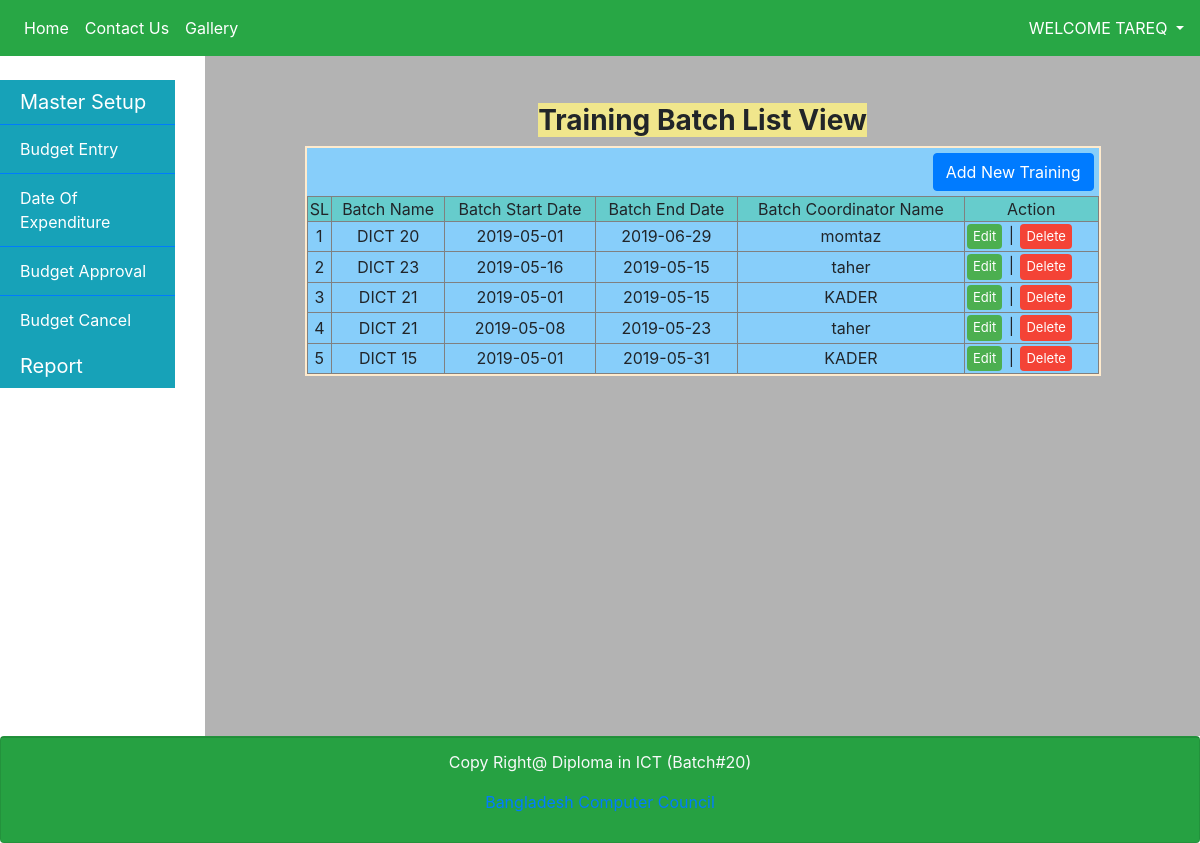
Page /training_batch_list_view.php (signed in) on the committed database.
### tables this page shows
CREATE TABLE `training` (
  `training_id` int(11) NOT NULL,
  `expense_type` varchar(32) NOT NULL,
  `training_start_date` varchar(32) NOT NULL,
  `training_end_date` varchar(32) NOT NULL,
  `training_coordinator_name` varchar(32) NOT NULL
);

### training_batch_list_view.php (the view, shortened to what this page needs)
<!DOCTYPE html>
<html lang="en">
<head>
    <link href="css/bootstrap.css" rel="stylesheet">
    <link rel="stylesheet" href="css/jquery-ui.css">
</head>
<?php
include("function.php");
include("navbar.php");
?>
<?php
include("sidebar.php");
?>
<body>
<div class="col-sm-10">
    <div class="well" style=" background-color:#b3b3b3;height:680px;"></br>
        <br>
        <h3 class="text-center text-black"><b style="background-color:#F0E68C">Training Batch List View</b></h3>
        <div class="sub-catagory" style= " background-color:#87CEFA; margin-left:10%; margin-right:10%;  border: 2px solid blanchedalmond;">
            <div class="row">
                <div class="col-sm-12">
                    <div class="right-button">
                        <a href='training_batch_dept.php' class='btn btn-primary'>Add New Training</a>
                    </div>
                </div>
            </div>
            <?php
            $sql = "SELECT * FROM training";
            $rec = $conn->query($sql);
            echo "<table border='1' style='width:100%' cellpadding='0' cellspacing='0' align='center'>";
            echo "<thead>";
            echo "<tr style='background-color:#66CCCC'>
							<td align='center'>SL</td>
							<td align='center'>Batch Name</td>
							<td align='center'>Batch Start Date</td>
							<td align='center'>Batch End Date</td>
							<td align='center'>Batch Coordinator Name</td>
							<td align='center'>Action</td>
						</tr>";
            echo "</thead>";
            echo "<tbody style='height:20px; overflow-y:scroll'>";
            $i=0;
            while($row = mysqli_fetch_array($rec))
            {
                $i++;
                $expense_type = $row['expense_type'];
                $training_start_date = $row['training_start_date'];
                $training_end_date = $row['training_end_date'];
                $training_coordinator_name = $row['training_coordinator_name'];
                $training_id = $row['training_id'];
                echo "<tr>
							<td align='center'>$i</td>
							<td align='center'>$expense_type</td>
							<td align='center'>$training_start_date</td>
							<td align='center'>$training_end_date</td>
							<td align='center'>$training_coordinator_name</td>
							<td>
								<a href='edit_training.php?training_id=$training_id' class='button1'>Edit</a> |
								<a href='$_SERVER[SCRIPT_NAME]?training_id=$training_id' class='button2' onClick=\"return confirm('Are you sure?')\">Delete</a>
							</td>
						</tr>";
            }
            echo "</tbody>";
            echo "</table>";
            ?>
        </div>
    </div>
</div>
<div class="card text-center  bg-success">
    <div class="card-footer text-light">
        <p class="ft">Copy Right@ Diploma in ICT (Batch#20)</p>
        <p class="ft"><a href="https://www.bcc.gov.bd">Bangladesh Computer Council</a></p>
    </div>
</div>
</body>
</html>

### training_batch_list_view.php (style rules this page uses)
.right-button { float: none; display: block; text-align: right; margin: 5px; }
.button1 { background-color: #4CAF50; border: none; color: white; padding: 3px 6px; text-align: center; text-decoration: none; display: inline-block; font-size: 13px; margin: 2px 2px; cursor: pointer; border-radius: 4px; }
.button2 { background-color: #f44336; border: none; color: white; padding: 3px 6px; text-align: center; text-decoration: none; display: inline-block; font-size: 13px; margin: 2px 2px; cursor: pointer; border-radius: 4px; }

### rows in the picture
training: expense_type "DICT 20", training_start_date "2019-05-01", training_end_date "2019-06-29", training_coordinator_name "momtaz"
training: expense_type "DICT 23", training_start_date "2019-05-16", training_end_date "2019-05-15", training_coordinator_name "taher"
training: expense_type "DICT 21", training_start_date "2019-05-01", training_end_date "2019-05-15", training_coordinator_name "KADER"
training: expense_type "DICT 21", training_start_date "2019-05-08", training_end_date "2019-05-23", training_coordinator_name "taher"
training: expense_type "DICT 15", training_start_date "2019-05-01", training_end_date "2019-05-31", training_coordinator_name "KADER"

### other values in the picture
$_SESSION['name'] "TAREQ"
